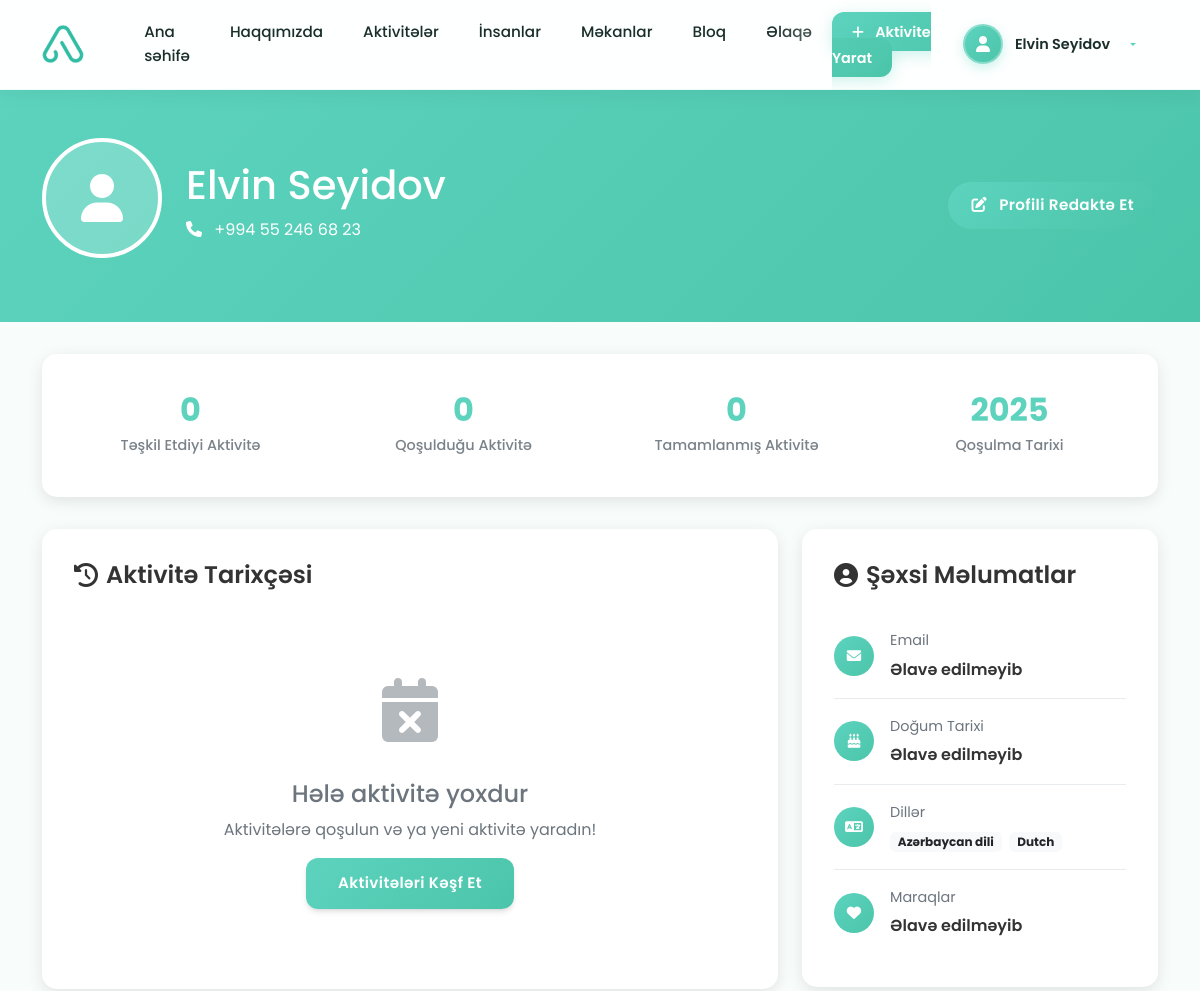
The page /accounts/profile/ (signed in, upper part) on the database as committed earlier.
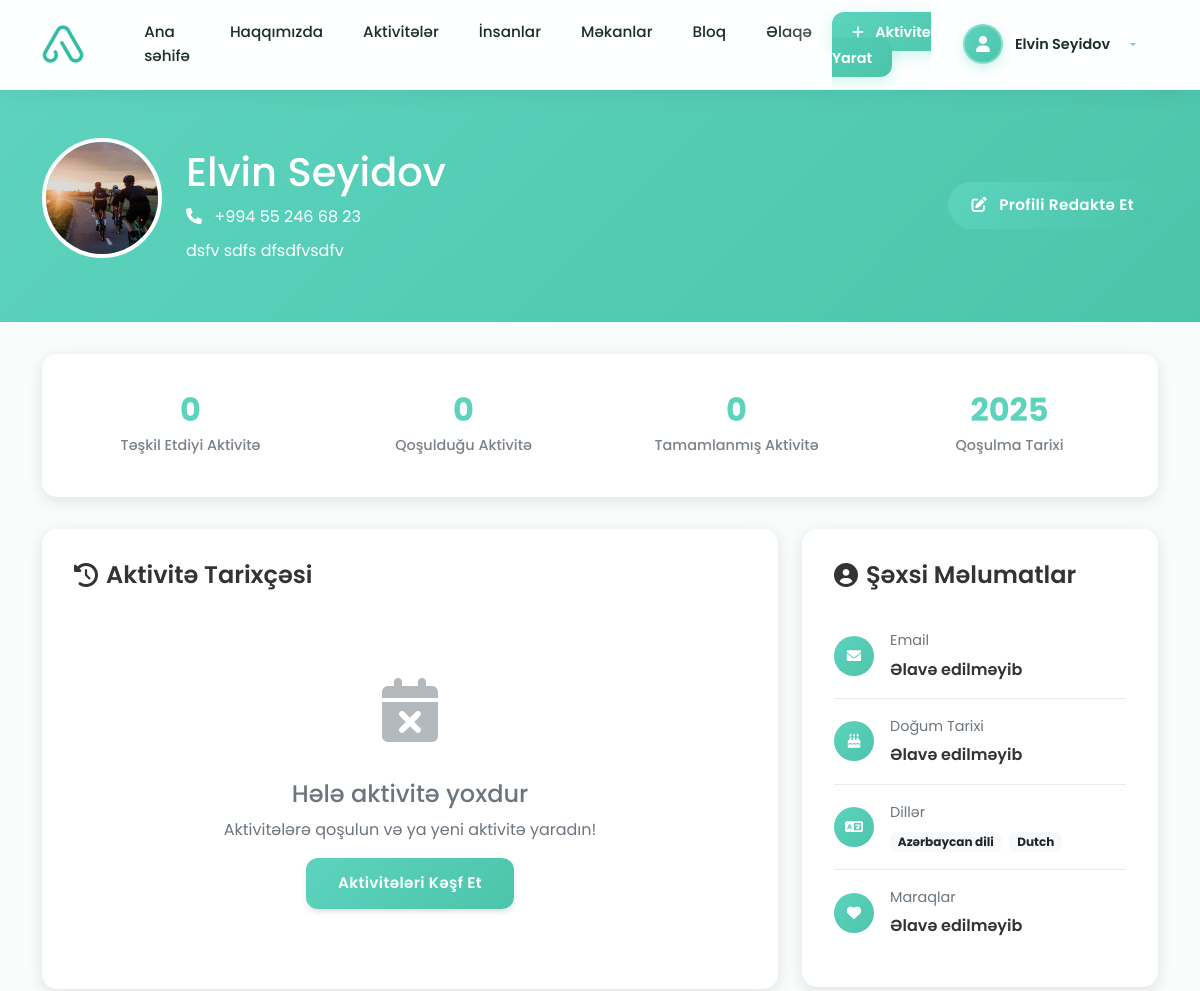
The same page on the database as committed later.
### accounts/models.py (models this page shows, shortened)
class User(AbstractUser):
    phone_regex = RegexValidator(
        regex=r'^\+?1?\d{9,15}$',
        message="Phone number must be entered in the format: '+999999999'. Up to 15 digits allowed."
    )
    GENDER_CHOICES = [
        ('male', 'Kişi'),
        ('female', 'Qadın'),
        ('other', 'Digər'),
        ('prefer_not_to_say', 'Deməyi üstün tutmuram'),
    ]
    phone = models.CharField(validators=[phone_regex], max_length=17, unique=True)
    is_phone_verified = models.BooleanField(default=False)
    otp_code = models.CharField(max_length=6, blank=True, null=True)
    otp_created_at = models.DateTimeField(blank=True, null=True)
    birthday = models.DateField(blank=True, null=True)
    gender = models.CharField(max_length=20, choices=GENDER_CHOICES, blank=True, null=True)
    bio = models.TextField(max_length=500, blank=True, null=True)
    languages = models.ManyToManyField(Language, blank=True)
    city = models.CharField(max_length=100, blank=True, null=True)
    latitude = models.DecimalField(max_digits=9, decimal_places=6, blank=True, null=True)
    longitude = models.DecimalField(max_digits=9, decimal_places=6, blank=True, null=True)
    address = models.TextField(blank=True, null=True)
    interests = models.ManyToManyField(Interest, blank=True)
    registration_step = models.IntegerField(default=0)  # 0: phone, 1: otp, 2: name, 3: languages, 4: birthday, 5: images, 6: bio, 7: interests, 8: location, 9: complete
    is_registration_complete = models.BooleanField(default=False)
    created_at = models.DateTimeField(auto_now_add=True)
    updated_at = models.DateTimeField(auto_now=True)
    username = None
    USERNAME_FIELD = 'phone'
    REQUIRED_FIELDS = ['first_name', 'last_name']
    objects = UserManager()
    def get_full_name(self):
        if self.first_name and self.last_name:
            return f"{self.first_name} {self.last_name}"
        return self.phone

class UserImage(models.Model):
    user = models.ForeignKey(User, on_delete=models.CASCADE, related_name='images')
    image = models.ImageField(upload_to=user_image_path)
    is_primary = models.BooleanField(default=False)
    order = models.PositiveIntegerField(default=0)
    uploaded_at = models.DateTimeField(auto_now_add=True)
    class Meta:
        ordering = ['order', 'uploaded_at']
        unique_together = ['user', 'order']

### accounts/views.py (the view)
# urls.py: path('profile/', views.profile, name='profile'),
@login_required
def profile(request):
    from activities.models import ActivityParticipant, Activity
    from .models import UserImage
    primary_image = UserImage.objects.filter(user=request.user, is_primary=True).first()
    if not primary_image:
        primary_image = UserImage.objects.filter(user=request.user).first()
    organized_activities = Activity.objects.filter(organizer=request.user).order_by('-created_at')
    organized_activities_count = organized_activities.count()
    joined_participations = ActivityParticipant.objects.filter(
        user=request.user,
        status='approved'
    ).select_related('activity').order_by('-join_requested_at')
    joined_activities_count = joined_participations.count()
    from django.utils import timezone
    completed_participations = joined_participations.filter(
        activity__end_date__lt=timezone.now()
    )
    completed_activities_count = completed_participations.count()
    recent_activities = list(joined_participations[:5]) + list(organized_activities[:5])
    recent_activities = sorted(recent_activities, key=lambda x: x.join_requested_at if hasattr(x, 'join_requested_at') else x.created_at, reverse=True)[:10]
    context = {
        'primary_image': primary_image,
        'organized_activities_count': organized_activities_count,
        'joined_activities_count': joined_activities_count,
        'completed_activities_count': completed_activities_count,
        'recent_activities': recent_activities,
    }
    return render(request, 'accounts/profile.html', context)

### templates/accounts/profile.html (shortened to what the changed rows need)
{% extends 'base.html' %}
{% load static %}
{% block content %}
<div class="profile-header">
    <div class="container">
        <div class="row align-items-center">
            <div class="col-md-8">
                <div class="d-flex align-items-center">
                    {% if primary_image %}
                        <img src="{{ primary_image.image.url }}" alt="{{ user.get_full_name }}" class="profile-avatar">
                    {% else %}
                        <div class="profile-default-avatar">
                            <i class="fas fa-user"></i>
                        </div>
                    {% endif %}
                    <div class="ms-4">
                        <h1 class="mb-2">{{ user.get_full_name|default:"İstifadəçi" }}</h1>
                        <p class="mb-2 opacity-90">
                            <i class="fas fa-phone me-2"></i>
                            {{ user.phone }}
                        </p>
                        {% if user.bio %}
                            <p class="mb-0 opacity-80">{{ user.bio|truncatewords:20 }}</p>
                        {% endif %}
                    </div>
                </div>
            </div>
        </div>
    </div>
</div>
<div class="container">
    <div class="profile-stats">
        <div class="row">
            <div class="col-md-3">
                <div class="stat-item">
                    <div class="stat-number">{{ user.date_joined|date:"Y" }}</div>
                    <div class="stat-label">Qoşulma Tarixi</div>
                </div>
            </div>
        </div>
    </div>
    <div class="row">
        <div class="col-lg-4">
            <div class="profile-section">
                <div class="profile-info-item">
                    <div class="profile-info-content">
                        <div class="profile-info-label">Email</div>
                        <div class="profile-info-value">{{ user.email|default:"Əlavə edilməyib" }}</div>
                    </div>
                </div>
            </div>
        </div>
    </div>
</div>
{% endblock %}

### templates/base.html (shortened to what the changed rows need)
<!DOCTYPE html>
<html lang="en">
<head>
    <link href="https://cdn.jsdelivr.net/npm/bootstrap@5.3.0/dist/css/bootstrap.min.css" rel="stylesheet">
    <link rel="stylesheet" href="https://cdnjs.cloudflare.com/ajax/libs/font-awesome/6.0.0/css/all.min.css">
    {% load static %}
    <link rel="stylesheet" href="{% static 'css/style.css' %}">
</head>
<body>
    <nav class="navbar navbar-expand-lg navbar-light" id="mainNavbar">
        <div class="container">
            <div class="collapse navbar-collapse" id="navbarNav">
                <ul class="navbar-nav align-items-center gap-2">
                    {% if user.is_authenticated %}
                        <li class="nav-item d-none d-lg-block">
                            <a href="{% url 'activities:create_activity' %}" class="create-activity-btn">
                                <i class="fas fa-plus"></i>
                                Aktivite Yarat
                            </a>
                        </li>
                        <li class="nav-item dropdown">
                            <a class="nav-link dropdown-toggle user-dropdown-toggle" href="#" id="navbarDropdown" role="button" data-bs-toggle="dropdown" aria-expanded="false">
                                <div class="user-avatar">
                                    {% if user.profile_image %}
                                        <img src="{{ user.profile_image.url }}" alt="{{ user.get_full_name }}" class="user-avatar-img">
                                    {% else %}
                                        <i class="fas fa-user"></i>
                                    {% endif %}
                                </div>
                                <span class="user-name d-none d-xl-inline">{{ user.get_full_name|default:user.phone }}</span>
                            </a>
                        </li>
                    {% else %}
                        <li class="nav-item">
                            <a class="btn btn-primary" href="{% url 'accounts:login' %}">
                                <i class="fas fa-user-plus me-2"></i>Qoşulun
                            </a>
                        </li>
                    {% endif %}
                </ul>
            </div>
        </div>
    </nav>
    <main>
        {% block content %}
        {% endblock %}
    </main>
    {% load static %}
</body>
</html>

Rows that differ between the two databases and show on the page:
changed User "Elvin Seyidov": bio (not shown) → "dsfv sdfs dfsdfvsdfv"
added UserImage: image (picture)
